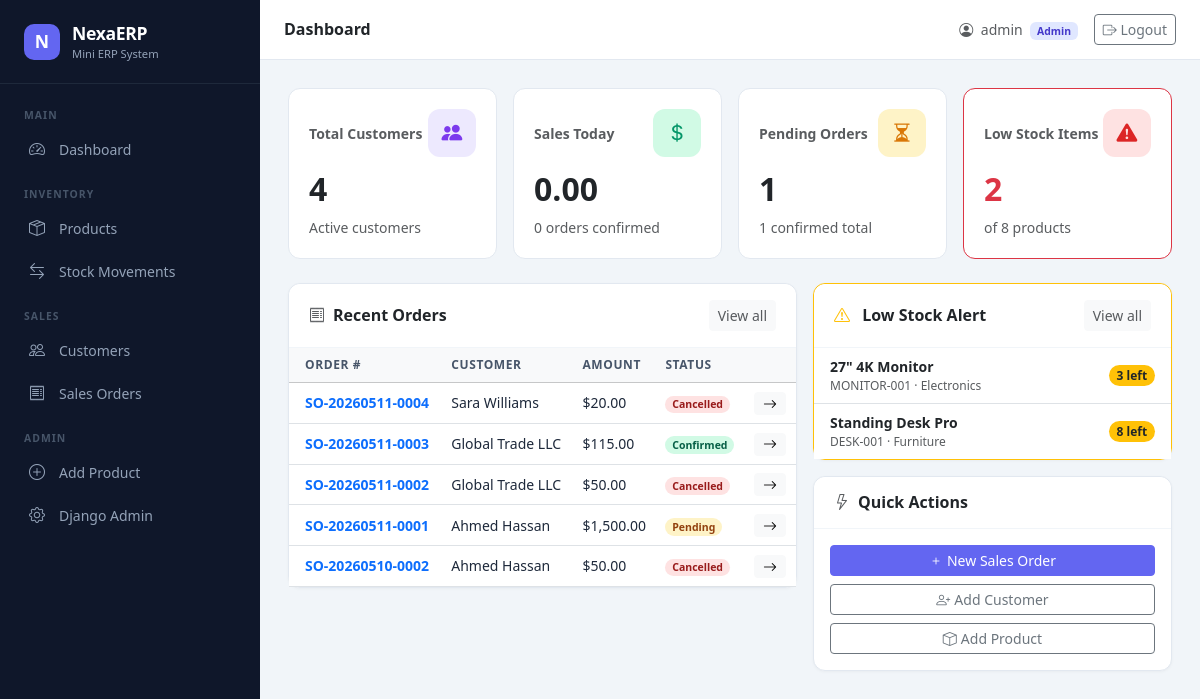
The app's page /accounts/dashboard/ (signed in), older data.
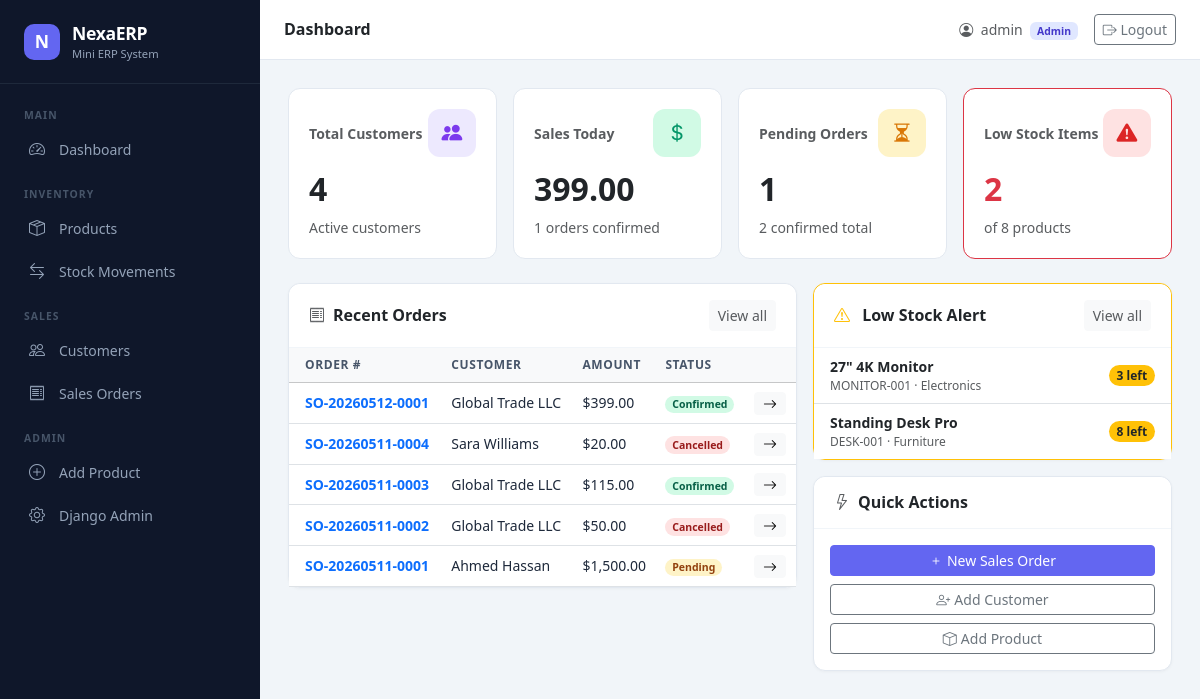
The same page, newer data.
### orders/models.py (models this page shows, shortened)
class SalesOrder(models.Model):
    STATUS_CHOICES = [
        ('pending', 'Pending'),
        ('confirmed', 'Confirmed'),
        ('cancelled', 'Cancelled'),
    ]
    order_number = models.CharField(max_length=50, unique=True, editable=False)
    customer = models.ForeignKey('customers.Customer', on_delete=models.PROTECT)
    order_date = models.DateField(default=timezone.now)
    created_by = models.ForeignKey(User, on_delete=models.PROTECT, related_name='created_orders')
    status = models.CharField(max_length=20, choices=STATUS_CHOICES, default='pending')
    total_amount = models.DecimalField(max_digits=14, decimal_places=2, default=0)
    notes = models.TextField(blank=True)
    created_at = models.DateTimeField(auto_now_add=True)
    updated_at = models.DateTimeField(auto_now=True)
    class Meta:
        ordering = ['-created_at']

### customers/models.py (models this page shows, shortened)
class Customer(models.Model):
    customer_code = models.CharField(max_length=50, unique=True)
    name = models.CharField(max_length=255)
    phone = models.CharField(max_length=20, blank=True)
    address = models.TextField(blank=True)
    email = models.EmailField(blank=True)
    opening_balance = models.DecimalField(max_digits=12, decimal_places=2, default=0)
    is_active = models.BooleanField(default=True)
    created_at = models.DateTimeField(auto_now_add=True)
    updated_at = models.DateTimeField(auto_now=True)
    class Meta:
        ordering = ['name']

### products/models.py (models this page shows, shortened)
class Product(models.Model):
    sku = models.CharField(max_length=100, unique=True)
    name = models.CharField(max_length=255)
    category = models.CharField(max_length=100)
    cost_price = models.DecimalField(max_digits=12, decimal_places=2)
    selling_price = models.DecimalField(max_digits=12, decimal_places=2)
    stock_qty = models.IntegerField(default=0)
    image = models.ImageField(upload_to='products/', blank=True, null=True)
    image_hash = models.CharField(
        max_length=64,
        blank=True,
        null=True,
    )
    is_active = models.BooleanField(default=True)
    created_at = models.DateTimeField(auto_now_add=True)
    updated_at = models.DateTimeField(auto_now=True)
    class Meta:
        ordering = ['name']

### accounts/views/dashboard_views.py (the view)
# urls.py: path('dashboard/', dashboard_views.DashboardView.as_view(), name='dashboard'),
class DashboardView(LoginRequiredMixin, TemplateView):
    template_name = 'dashboard.html'
    def get_context_data(self, **kwargs):
        context = super().get_context_data(**kwargs)
        context.update(DashboardService.get_stats())
        return context

### accounts/templates/dashboard.html (shortened to what the changed rows need)
{% extends "base.html" %}
{% load humanize %}
{% block content %}
<div class="row g-3 mb-4">
    <div class="col-sm-6 col-xl-3">
        <div class="stat-card">
            <div class="d-flex align-items-center justify-content-between mb-2">
                <span class="text-muted small fw-semibold">Sales Today</span>
                <div class="stat-icon" style="background:#d1fae5;color:#059669"><i class="bi bi-currency-dollar"></i></div>
            </div>
            <div class="fs-2 fw-bold text-dark">{{ total_sales_today|floatformat:2|intcomma }}</div>
            <div class="text-muted small mt-1">{{ orders_today }} orders confirmed</div>
        </div>
    </div>
    <div class="col-sm-6 col-xl-3">
        <div class="stat-card">
            <div class="d-flex align-items-center justify-content-between mb-2">
                <span class="text-muted small fw-semibold">Pending Orders</span>
                <div class="stat-icon" style="background:#fef3c7;color:#d97706"><i class="bi bi-hourglass-split"></i></div>
            </div>
            <div class="fs-2 fw-bold text-dark">{{ pending_orders }}</div>
            <div class="text-muted small mt-1">{{ confirmed_orders }} confirmed total</div>
        </div>
    </div>
</div>
<div class="row g-3">
    <div class="col-lg-7">
        <div class="card">
            <div class="card-body p-0">
                <table class="table table-hover mb-0">
                    <thead class="table-light">
                        <tr>
                            <th class="ps-3">Order #</th>
                            <th>Customer</th>
                            <th>Amount</th>
                            <th>Status</th>
                            <th></th>
                        </tr>
                    </thead>
                    <tbody>
                        {% for order in recent_orders %}
                        <tr>
                            <td class="ps-3 fw-semibold text-primary">{{ order.order_number }}</td>
                            <td>{{ order.customer.name }}</td>
                            <td>${{ order.total_amount|floatformat:2|intcomma }}</td>
                            <td>
                                <span class="badge rounded-pill badge-{{ order.status }}">
                                    {{ order.get_status_display }}
                                </span>
                            </td>
                            <td>
                                <a href="{% url 'order_detail' order.pk %}" class="btn btn-sm btn-light py-0 px-2">
                                    <i class="bi bi-arrow-right"></i>
                                </a>
                            </td>
                        </tr>
                        {% empty %}
                        <tr><td colspan="5" class="text-center text-muted py-4">No orders yet.</td></tr>
                        {% endfor %}
                    </tbody>
                </table>
            </div>
        </div>
    </div>
    <div class="col-lg-5">
        <div class="card {% if low_stock_count > 0 %}border-warning{% endif %}">
            <div class="card-body p-0">
                {% if low_stock_products %}
                <ul class="list-group list-group-flush">
                    {% for product in low_stock_products %}
                    <li class="list-group-item d-flex align-items-center justify-content-between py-2 px-3">
                        <div>
                            <div class="fw-semibold small">{{ product.name }}</div>
                            <div class="text-muted" style="font-size:0.75rem">{{ product.sku }} · {{ product.category }}</div>
                        </div>
                        <span class="badge {% if product.stock_qty == 0 %}bg-danger{% else %}bg-warning text-dark{% endif %} rounded-pill">
                            {{ product.stock_qty }} left
                        </span>
                    </li>
                    {% endfor %}
                </ul>
                {% else %}
                <div class="text-center text-muted py-4">
                    <i class="bi bi-check-circle text-success fs-3"></i>
                    <div class="small mt-2">All stock levels healthy</div>
                </div>
                {% endif %}
            </div>
        </div>
    </div>
</div>
{% endblock %}

Row changes from the older to the newer data that the page shows:
no longer on this page (row unchanged): SalesOrder: order_number "SO-20260510-0002", customer.name "Ahmed Hassan", total_amount "50.00", status "Cancelled"
added SalesOrder: order_number "SO-20260512-0001", customer.name "Global Trade LLC", total_amount "399.00", status "Confirmed"
Text that changed along with them:
{{ total_sales_today|floatformat:2|intcomma }}: "0.00" → "399.00"
{{ orders_today }}: "0" → "1"
{{ confirmed_orders }}: "1" → "2"
